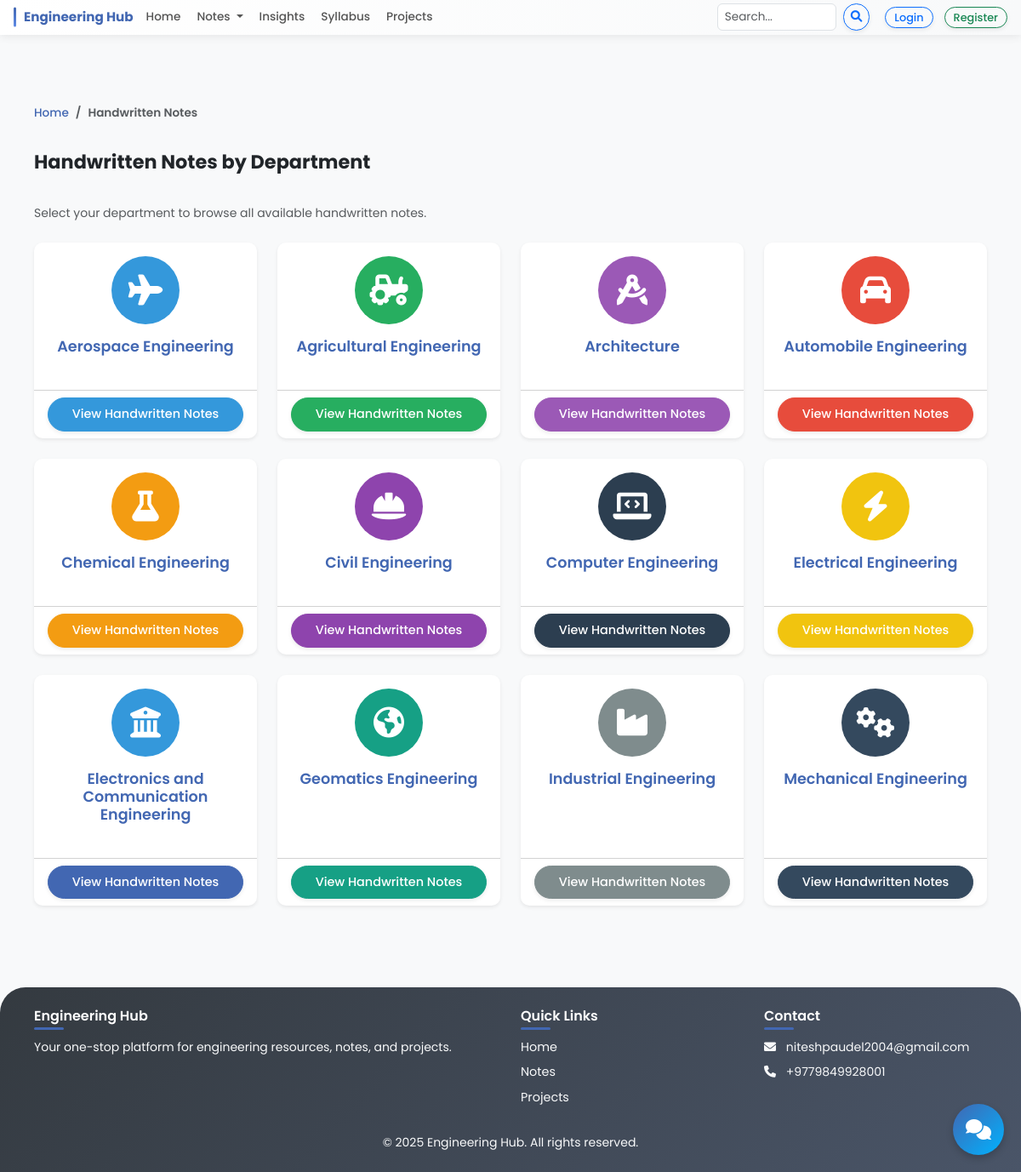
Screenshot of /handwritten/ with the database file from the repository.
### notes/models.py (models this page shows, shortened)
class Department(models.Model):
    name = models.CharField(max_length=100)
    slug = models.SlugField(max_length=100, unique=True, blank=True, null=True)
    description = models.TextField(blank=True, null=True)

### notes/views.py (the view, shortened to what this page needs)
# urls.py: path('handwritten/', views.departments_view, {'resource_type': 'handwritten', 'resource_name': 'Handwritten Notes'}, name='handwritten'),  # Path: /handwritten/
def departments_view(request, resource_type=None, resource_name=None):
    departments = Department.objects.all().order_by('name')
    if not resource_type:
        resource_type = 'notes'
    context = {
        'departments': departments,
        'resource_type': resource_type,
        'resource_name': resource_name,
    }
    return render(request, 'resources/departments.html', context)

### templates/resources/departments.html (shortened to what this page needs)
{% extends 'base.html' %}
{% block content %}
<div class="container mt-5">
    <div class="row">
        <div class="col-12">
            <nav aria-label="breadcrumb" class="mb-4">
                <ol class="breadcrumb">
                    <li class="breadcrumb-item"><a href="{% url 'home' %}">Home</a></li>
                    <li class="breadcrumb-item active">{{ resource_name }}</li>
                </ol>
            </nav>
            <h2 class="mb-4">{{ resource_name }} by Department</h2>
            <p class="text-muted mb-4">Select your department to browse all available {{ resource_name|lower }}.</p>
        </div>
    </div>
    <div class="row">
        {% for department in departments %}
            <div class="col-md-4 col-lg-3 mb-4">
                <div class="card department-card h-100 shadow-sm border-0 hover-card" data-department-name="{{ department.name }}">
                    <div class="card-body text-center">
                        <div class="dept-icon-container mb-3">
                            <i class="fas fa-university"></i>
                        </div>
                        <h4 class="card-title">
                            {% if department.name == "Architecture" %}
                                {{ department.name }}
                            {% else %}
                                {{ department.name }} Engineering
                            {% endif %}
                        </h4>
                    </div>
                    <div class="card-footer bg-transparent">
                        <div class="d-grid">
                            <button type="button" class="btn btn-primary btn-block department-btn" data-department-id="{{ department.id }}">
                                View {{ resource_name }}
                            </button>
                        </div>
                    </div>
                </div>
            </div>
        {% endfor %}
    </div>
</div>
{% endblock %}

### static/css/style.css (style rules this page uses)
body { font-family: 'Poppins', sans-serif; background-color: #f8f9fa; min-height: 100vh; display: flex; flex-direction: column; font-size: 14px; }
.card { border: none; border-radius: 12px; box-shadow: 0 3px 10px rgba(0,0,0,0.08); transition: transform 0.3s, box-shadow 0.3s; margin-bottom: 16px; overflow: hidden; }
.card-title { color: #4267B2; font-weight: 600; font-size: 1.1rem; }
.btn { border-radius: 30px; padding: 6px 16px; font-weight: 500; box-shadow: 0 2px 5px rgba(0,0,0,0.08); transition: all 0.3s ease; font-size: 0.9rem; }
.btn-primary { background-color: #4267B2; border-color: #4267B2; }
.department-card { border: none; border-radius: 12px; box-shadow: 0 3px 10px rgba(0,0,0,0.08); transition: transform 0.3s, box-shadow 0.3s; margin-bottom: 16px; }
.department-card .card-title { color: #4267B2; font-weight: 600; }
.dept-icon-container { width: 70px; height: 70px; border-radius: 50%; display: flex; align-items: center; justify-content: center; margin: 0 auto; color: white; background-color: #4267B2; transform-origin: center; transition: transform 0.3s ease; }
.dept-icon-container i { font-size: 32px; }
h2 { font-weight: 700; margin-bottom: 25px; position: relative; padding-bottom: 12px; font-size: 1.4rem; }
.breadcrumb { background-color: transparent; padding: 10px 0; font-size: 0.85rem; }
.breadcrumb-item a { color: #4267B2; font-weight: 500; text-decoration: none; }
.breadcrumb-item.active { font-weight: 600; }
.container { padding-right: 10px; padding-left: 10px; }

### templates/resources/departments.html (style rules this page uses)
.hover-card { transition: transform 0.3s ease, box-shadow 0.3s ease; }
.dept-icon-container { width: 80px; height: 80px; border-radius: 50%; display: flex; align-items: center; justify-content: center; margin: 0 auto; color: white; background-color: #3498db; }
.dept-icon-container i { font-size: 36px; }
.department-card { border-radius: 10px; overflow: hidden; }
.department-btn { border-radius: 30px; padding: 8px 16px; }

### rows the page displays
Department: name "Aerospace", resource_name "Handwritten Notes"
Department: name "Agricultural", resource_name "Handwritten Notes"
Department: name "Architecture", resource_name "Handwritten Notes"
Department: name "Automobile", resource_name "Handwritten Notes"
Department: name "Chemical", resource_name "Handwritten Notes"
Department: name "Civil", resource_name "Handwritten Notes"
Department: name "Computer", resource_name "Handwritten Notes"
Department: name "Electrical", resource_name "Handwritten Notes"
Department: name "Electronics and Communication", resource_name "Handwritten Notes"
Department: name "Geomatics", resource_name "Handwritten Notes"
Department: name "Industrial", resource_name "Handwritten Notes"
Department: name "Mechanical", resource_name "Handwritten Notes"

### other values shown
{{ resource_name }} "Handwritten Notes"
{{ resource_name|lower }} "handwritten notes"
